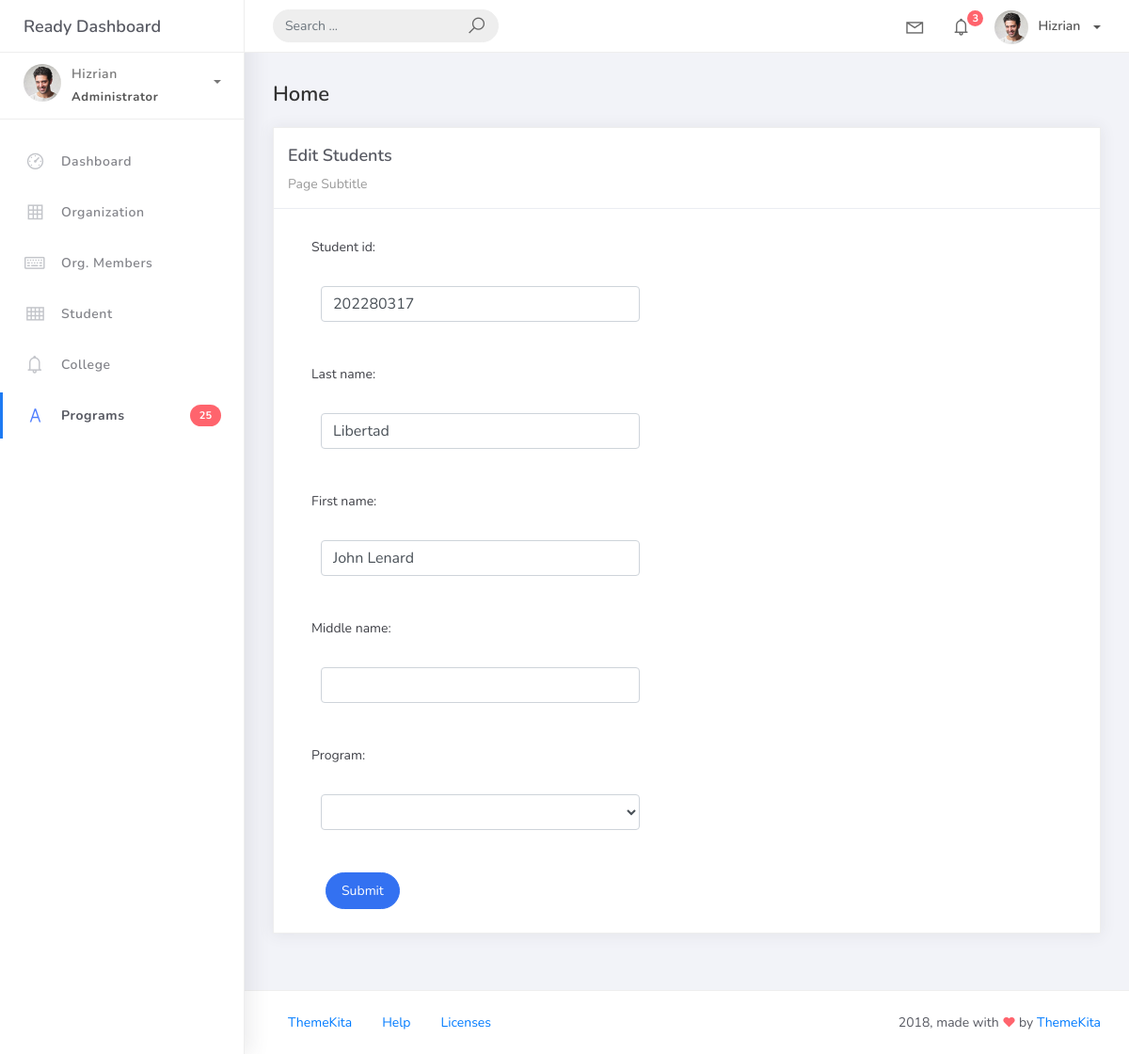
The app's page /students_list/1, older data.
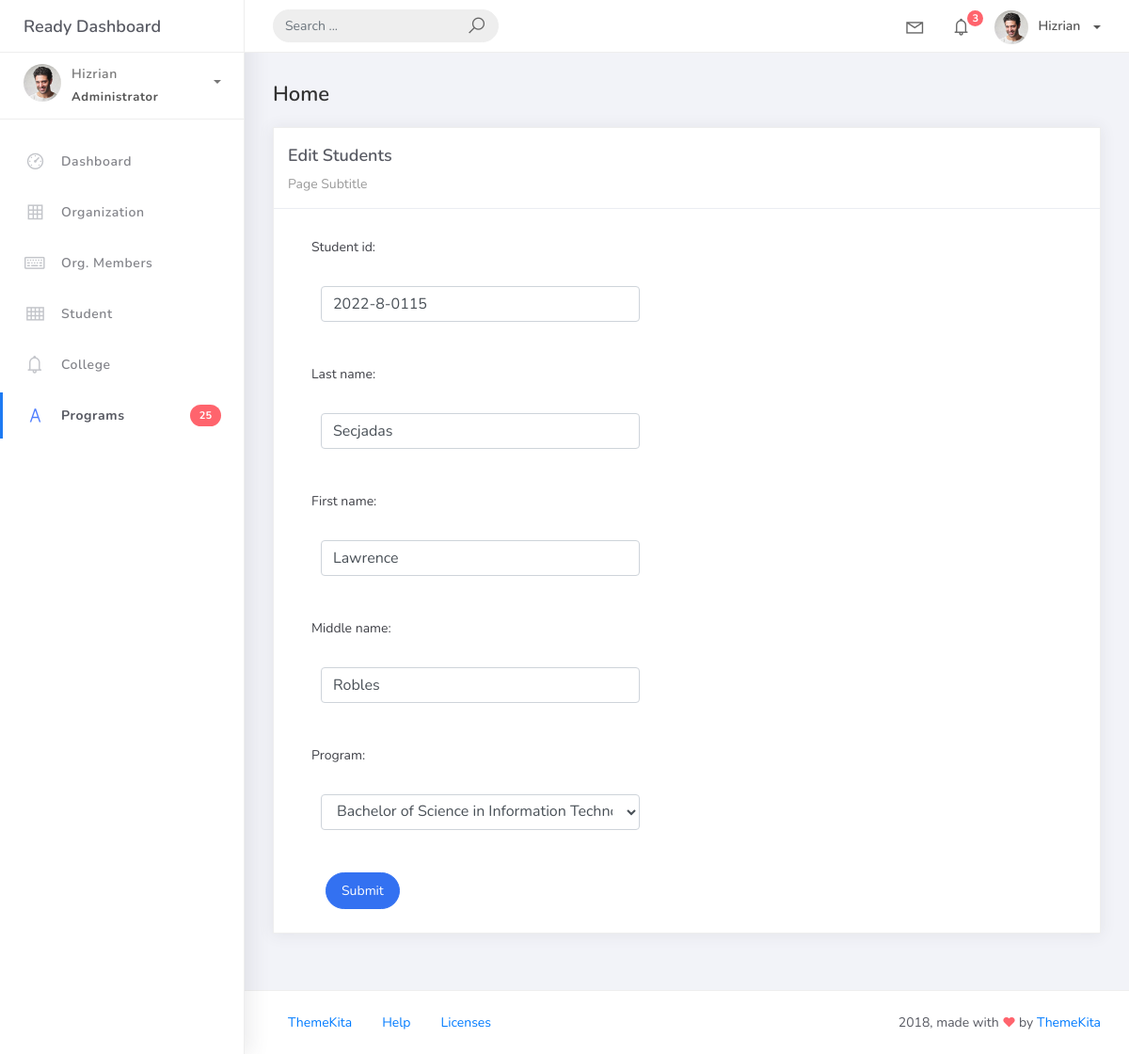
The same page, newer data.
### studentorg/models.py (models this page shows, shortened)
class BaseModel (models.Model):
    created_at = models.DateTimeField(auto_now_add=True, db_index=True)
    updated_at = models.DateTimeField(auto_now=True)
    class Meta:
        abstract = True

class Student(BaseModel):
    student_id = models.CharField(max_length=15)
    last_name = models.CharField(max_length=25, default= "Unknown")
    first_name = models.CharField(max_length=25)
    middle_name = models.CharField(max_length=25, blank=True, null=True)
    program = models.ForeignKey(Program, on_delete=models.CASCADE)

### studentorg/views.py (the view)
# urls.py: path('students_list/<pk>', views.StudentsUpdateView.as_view(), name='students-update'),
class StudentsUpdateView(UpdateView):
    model = Student
    form_class = StudentsForm
    template_name = 'students_edit.html'
    success_url = reverse_lazy('students-list')

### studentorg/forms.py
class StudentsForm(ModelForm):
    class Meta:
        model = Student
        fields = "__all__"

### studentorg/models.py (called while the page is built)
    def __str__(self):
        return self.prog_name

### templates/students_edit.html
{% extends 'base.html' %} {% load static %} {% block content %}
<div class="content">
    <div class="container-fluid">
        <h4 class="page-title">Home</h4>
        <div class="row">
            <div class="col-md-12">
                <div class="card">
                    <div class="card-header">
                        <div class="card-title">Edit Students</div>
                        <div class="card-category">Page Subtitle</div>
                    </div>
                    <div class="col-md-6">
                        <div class="card-body">
                            <form class="" action="" method="post" novalidate>
                                {% csrf_token %} {% include 'includes/form.html' %}
                                <div class="form-group">
                                    <div class="col-md-12 col-sm-3">
                                        <button type="submit" class="btn btn-primary btn-rounded">Submit</button>
                                    </div>
                                </div>
                            </form>
                        </div>
                    </div>
                </div>
            </div>
        </div>
    </div>
</div>
{% endblock %}

### templates/includes/form.html (shortened to what this page needs)
{% load widget_tweaks %}
{% for field in form %}
<div class="field item form-group">
        <label>{{ field.label_tag }}</label>
    <div class="form-group">
        {% render_field field class="form-control" %}
    </div>
</div>
{% endfor %}

Row changes from the older to the newer data that the page shows:
changed Student: student_id "202280317" → "2022-8-0115"; last_name "Libertad" → "Secjadas"; first_name "John Lenard" → "Lawrence"; middle_name (not shown) → "Robles"; program (not shown) → "Bachelor of Science in Information Technology"
